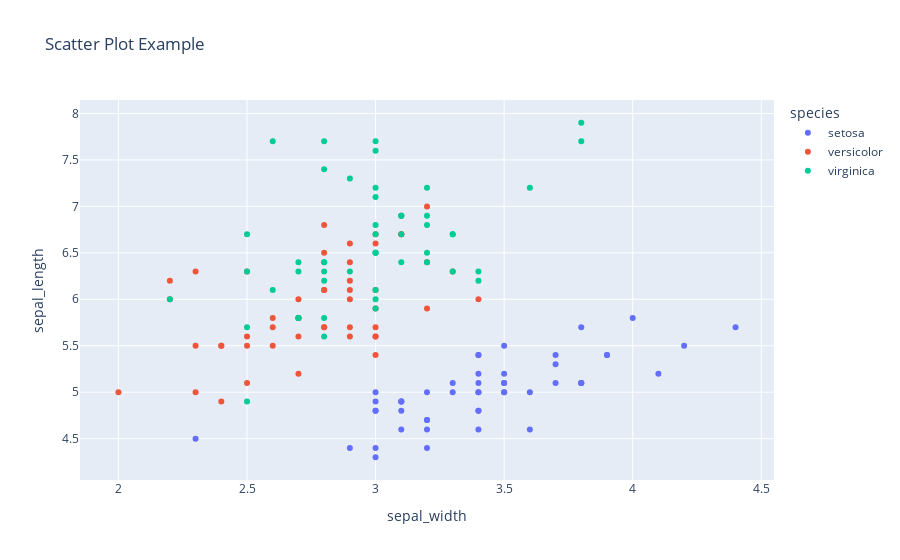

Notebook cell for this chart:
### Code cell
import plotly.express as px

# Sample Data
df = px.data.iris()

# Scatter Plot
fig = px.scatter(df, x="sepal_width", y="sepal_length", color="species", title="Scatter Plot Example")
fig.show()

### Figure 1 — Plotly figure (JSON) as saved in the notebook; plotly's stock layout.template omitted (floating-point values rounded to 4 significant figures)
{"data": [{"hovertemplate": "species=setosa<br>sepal_width=%{x}<br>sepal_length=%{y}<extra></extra>", "legendgroup": "setosa", "marker": {"color": "#636efa", "symbol": "circle"}, "mode": "markers", "name": "setosa", "orientation": "v", "showlegend": true, "type": "scatter", "x": [3.5, 3, 3.2, 3.1, 3.6, 3.9, 3.4, 3.4, 2.9, 3.1, 3.7, 3.4, 3, 3, 4, 4.4, 3.9, 3.5, 3.8, 3.8, 3.4, 3.7, 3.6, 3.3, 3.4, 3, 3.4, 3.5, 3.4, 3.2, 3.1, 3.4, 4.1, 4.2, 3.1, 3.2, 3.5, 3.1, 3, 3.4, 3.5, 2.3, 3.2, 3.5, 3.8, 3, 3.8, 3.2, 3.7, 3.3], "xaxis": "x", "y": [5.1, 4.9, 4.7, 4.6, 5, 5.4, 4.6, 5, 4.4, 4.9, 5.4, 4.8, 4.8, 4.3, 5.8, 5.7, 5.4, 5.1, 5.7, 5.1, 5.4, 5.1, 4.6, 5.1, 4.8, 5, 5, 5.2, 5.2, 4.7, 4.8, 5.4, 5.2, 5.5, 4.9, 5, 5.5, 4.9, 4.4, 5.1, 5, 4.5, 4.4, 5, 5.1, 4.8, 5.1, 4.6, 5.3, 5], "yaxis": "y"}, {"hovertemplate": "species=versicolor<br>sepal_width=%{x}<br>sepal_length=%{y}<extra></extra>", "legendgroup": "versicolor", "marker": {"color": "#EF553B", "symbol": "circle"}, "mode": "markers", "name": "versicolor", "orientation": "v", "showlegend": true, "type": "scatter", "x": [3.2, 3.2, 3.1, 2.3, 2.8, 2.8, 3.3, 2.4, 2.9, 2.7, 2, 3, 2.2, 2.9, 2.9, 3.1, 3, 2.7, 2.2, 2.5, 3.2, 2.8, 2.5, 2.8, 2.9, 3, 2.8, 3, 2.9, 2.6, 2.4, 2.4, 2.7, 2.7, 3, 3.4, 3.1, 2.3, 3, 2.5, 2.6, 3, 2.6, 2.3, 2.7, 3, 2.9, 2.9, 2.5, 2.8], "xaxis": "x", "y": [7, 6.4, 6.9, 5.5, 6.5, 5.7, 6.3, 4.9, 6.6, 5.2, 5, 5.9, 6, 6.1, 5.6, 6.7, 5.6, 5.8, 6.2, 5.6, 5.9, 6.1, 6.3, 6.1, 6.4, 6.6, 6.8, 6.7, 6, 5.7, 5.5, 5.5, 5.8, 6, 5.4, 6, 6.7, 6.3, 5.6, 5.5, 5.5, 6.1, 5.8, 5, 5.6, 5.7, 5.7, 6.2, 5.1, 5.7], "yaxis": "y"}, {"hovertemplate": "species=virginica<br>sepal_width=%{x}<br>sepal_length=%{y}<extra></extra>", "legendgroup": "virginica", "marker": {"color": "#00cc96", "symbol": "circle"}, "mode": "markers", "name": "virginica", "orientation": "v", "showlegend": true, "type": "scatter", "x": [3.3, 2.7, 3, 2.9, 3, 3, 2.5, 2.9, 2.5, 3.6, 3.2, 2.7, 3, 2.5, 2.8, 3.2, 3, 3.8, 2.6, 2.2, 3.2, 2.8, 2.8, 2.7, 3.3, 3.2, 2.8, 3, 2.8, 3, 2.8, 3.8, 2.8, 2.8, 2.6, 3, 3.4, 3.1, 3, 3.1, 3.1, 3.1, 2.7, 3.2, 3.3, 3, 2.5, 3, 3.4, 3], "xaxis": "x", "y": [6.3, 5.8, 7.1, 6.3, 6.5, 7.6, 4.9, 7.3, 6.7, 7.2, 6.5, 6.4, 6.8, 5.7, 5.8, 6.4, 6.5, 7.7, 7.7, 6, 6.9, 5.6, 7.7, 6.3, 6.7, 7.2, 6.2, 6.1, 6.4, 7.2, 7.4, 7.9, 6.4, 6.3, 6.1, 7.7, 6.3, 6.4, 6, 6.9, 6.7, 6.9, 5.8, 6.8, 6.7, 6.7, 6.3, 6.5, 6.2, 5.9], "yaxis": "y"}], "layout": {"legend": {"title": {"text": "species"}, "tracegroupgap": 0}, "title": {"text": "Scatter Plot Example"}, "xaxis": {"anchor": "y", "domain": [0, 1], "title": {"text": "sepal_width"}}, "yaxis": {"anchor": "x", "domain": [0, 1], "title": {"text": "sepal_length"}}}}
